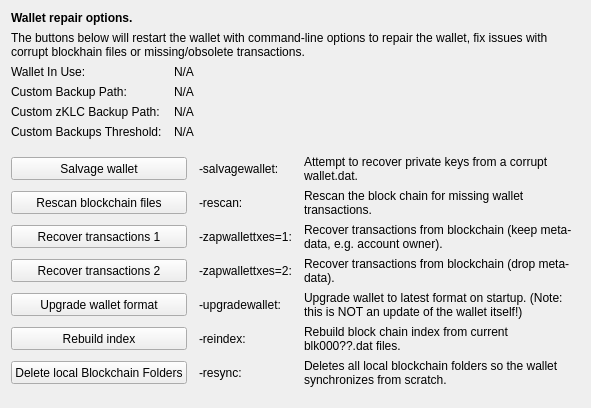
     <widget class="QWidget" name="tab_repair">
      <attribute name="title">
       <string>&amp;Wallet Repair</string>
      </attribute>
      <layout class="QGridLayout" name="gridLayout_4" columnstretch="0,0,0,0">
       <property name="horizontalSpacing">
        <number>12</number>
       </property>
       <item row="0" column="0" colspan="4">
        <widget class="QLabel" name="label_repair_header">
         <property name="font">
          <font>
           <weight>75</weight>
           <bold>true</bold>
          </font>
         </property>
         <property name="text">
          <string>Wallet repair options.</string>
         </property>
        </widget>
       </item>
       <item row="1" column="0" colspan="4">
        <widget class="QLabel" name="label_repair_helptext">
         <property name="font">
          <font>
           <weight>50</weight>
           <bold>false</bold>
          </font>
         </property>
         <property name="text">
          <string>The buttons below will restart the wallet with command-line options to repair the wallet, fix issues with corrupt blockhain files or missing/obsolete transactions.</string>
         </property>
         <property name="wordWrap">
          <bool>true</bool>
         </property>
        </widget>
       </item>
       <item row="2" column="0">
        <widget class="QLabel" name="wallet_path_label">
         <property name="text">
          <string>Wallet In Use:</string>
         </property>
        </widget>
       </item>
       <item row="2" column="1" colspan="3">
        <widget class="QLabel" name="wallet_path">
         <property name="cursor">
          <cursorShape>IBeamCursor</cursorShape>
         </property>
         <property name="text">
          <string>N/A</string>
         </property>
         <property name="textFormat">
          <enum>Qt::PlainText</enum>
         </property>
         <property name="textInteractionFlags">
          <set>Qt::LinksAccessibleByMouse|Qt::TextSelectableByKeyboard|Qt::TextSelectableByMouse</set>
         </property>
        </widget>
       </item>
       <item row="3" column="0">
        <widget class="QLabel" name="wallet_custombackuppath_label">
         <property name="text">
          <string>Custom Backup Path:</string>
         </property>
         <property name="visible">
          <bool>false</bool>
         </property>
        </widget>
       </item>
       <item row="3" column="1" colspan="3">
        <widget class="QLabel" name="wallet_custombackuppath">
         <property name="cursor">
          <cursorShape>IBeamCursor</cursorShape>
         </property>
         <property name="text">
          <string>N/A</string>
         </property>
         <property name="textFormat">
          <enum>Qt::PlainText</enum>
         </property>
         <property name="textInteractionFlags">
          <set>Qt::LinksAccessibleByMouse|Qt::TextSelectableByKeyboard|Qt::TextSelectableByMouse</set>
         </property>
         <property name="visible">
          <bool>false</bool>
         </property>
        </widget>
       </item>
       <item row="4" column="0">
        <widget class="QLabel" name="wallet_customzklcbackuppath_label">
         <property name="text">
          <string>Custom zKLC Backup Path:</string>
         </property>
         <property name="visible">
          <bool>false</bool>
         </property>
        </widget>
       </item>
       <item row="4" column="1" colspan="3">
        <widget class="QLabel" name="wallet_customzklcbackuppath">
         <property name="cursor">
          <cursorShape>IBeamCursor</cursorShape>
         </property>
         <property name="text">
          <string>N/A</string>
         </property>
         <property name="textFormat">
          <enum>Qt::PlainText</enum>
         </property>
         <property name="textInteractionFlags">
          <set>Qt::LinksAccessibleByMouse|Qt::TextSelectableByKeyboard|Qt::TextSelectableByMouse</set>
         </property>
         <property name="visible">
          <bool>false</bool>
         </property>
        </widget>
       </item>
       <item row="5" column="0">
        <widget class="QLabel" name="wallet_custombackupthreshold_label">
         <property name="text">
          <string>Custom Backups Threshold:</string>
         </property>
         <property name="visible">
          <bool>false</bool>
         </property>
        </widget>
       </item>
       <item row="5" column="1" colspan="3">
        <widget class="QLabel" name="wallet_custombackupthreshold">
         <property name="cursor">
          <cursorShape>IBeamCursor</cursorShape>
         </property>
         <property name="text">
          <string>N/A</string>
         </property>
         <property name="textFormat">
          <enum>Qt::PlainText</enum>
         </property>
         <property name="textInteractionFlags">
          <set>Qt::LinksAccessibleByMouse|Qt::TextSelectableByKeyboard|Qt::TextSelectableByMouse</set>
         </property>
         <property name="visible">
          <bool>false</bool>
         </property>
        </widget>
       </item>
       <item row="6" column="0">
        <spacer name="verticalSpacer_repair1">
         <property name="orientation">
          <enum>Qt::Vertical</enum>
         </property>
         <property name="sizeHint" stdset="0">
          <size>
           <width>10</width>
           <height>10</height>
          </size>
         </property>
        </spacer>
       </item>
       <item row="7" column="0" colspan="2">
        <widget class="QPushButton" name="btn_salvagewallet">
         <property name="minimumSize">
          <size>
           <width>100</width>
           <height>23</height>
          </size>
         </property>
         <property name="text">
          <string>Salvage wallet</string>
         </property>
        </widget>
       </item>
       <item row="7" column="2">
        <widget class="QLabel" name="label_repair_salvage_command">
         <property name="text">
          <string notr="true">-salvagewallet:</string>
         </property>
        </widget>
       </item>
       <item row="7" column="3">
        <widget class="QLabel" name="label_repair_salvage">
         <property name="text">
          <string>Attempt to recover private keys from a corrupt wallet.dat.</string>
         </property>
         <property name="wordWrap">
          <bool>true</bool>
         </property>
        </widget>
       </item>
       <item row="8" column="0" colspan="2">
        <widget class="QPushButton" name="btn_rescan">
         <property name="minimumSize">
          <size>
           <width>100</width>
           <height>23</height>
          </size>
         </property>
         <property name="text">
          <string>Rescan blockchain files</string>
         </property>
        </widget>
       </item>
       <item row="8" column="2">
        <widget class="QLabel" name="label_repair_rescan_command">
         <property name="text">
          <string notr="true">-rescan:</string>
         </property>
        </widget>
       </item>
       <item row="8" column="3">
        <widget class="QLabel" name="label_repair_rescan">
         <property name="text">
          <string>Rescan the block chain for missing wallet transactions.</string>
         </property>
         <property name="wordWrap">
          <bool>true</bool>
         </property>
        </widget>
       </item>
       <item row="9" column="0" colspan="2">
        <widget class="QPushButton" name="btn_zapwallettxes1">
         <property name="minimumSize">
          <size>
           <width>100</width>
           <height>23</height>
          </size>
         </property>
         <property name="text">
          <string>Recover transactions 1</string>
         </property>
        </widget>
       </item>
       <item row="9" column="2">
        <widget class="QLabel" name="label_repair_zap1_command">
         <property name="text">
          <string notr="true">-zapwallettxes=1:</string>
         </property>
        </widget>
       </item>
       <item row="9" column="3">
        <widget class="QLabel" name="label_repair_zap1">
         <property name="text">
          <string>Recover transactions from blockchain (keep meta-data, e.g. account owner).</string>
         </property>
         <property name="wordWrap">
          <bool>true</bool>
         </property>
        </widget>
       </item>
       <item row="10" column="0" colspan="2">
        <widget class="QPushButton" name="btn_zapwallettxes2">
         <property name="minimumSize">
          <size>
           <width>100</width>
           <height>23</height>
          </size>
         </property>
         <property name="text">
          <string>Recover transactions 2</string>
         </property>
        </widget>
       </item>
       <item row="10" column="2">
        <widget class="QLabel" name="label_repair_zap2_command">
         <property name="text">
          <string notr="true">-zapwallettxes=2:</string>
         </property>
        </widget>
       </item>
       <item row="10" column="3">
        <widget class="QLabel" name="label_repair_zap2">
         <property name="text">
          <string>Recover transactions from blockchain (drop meta-data).</string>
         </property>
         <property name="wordWrap">
          <bool>true</bool>
         </property>
        </widget>
       </item>
       <item row="11" column="0" colspan="2">
        <widget class="QPushButton" name="btn_upgradewallet">
         <property name="minimumSize">
          <size>
           <width>100</width>
           <height>23</height>
          </size>
         </property>
         <property name="text">
          <string>Upgrade wallet format</string>
         </property>
        </widget>
       </item>
       <item row="11" column="2">
        <widget class="QLabel" name="label_repair_upgrade_command">
         <property name="text">
          <string notr="true">-upgradewallet:</string>
         </property>
        </widget>
       </item>
       <item row="11" column="3">
        <widget class="QLabel" name="label_repair_upgrade">
         <property name="text">
          <string>Upgrade wallet to latest format on startup. (Note: this is NOT an update of the wallet itself!)</string>
         </property>
         <property name="wordWrap">
          <bool>true</bool>
         </property>
        </widget>
       </item>
       <item row="12" column="0" colspan="2">
        <widget class="QPushButton" name="btn_reindex">
         <property name="minimumSize">
          <size>
           <width>100</width>
           <height>23</height>
          </size>
         </property>
         <property name="text">
          <string>Rebuild index</string>
         </property>
        </widget>
       </item>
       <item row="12" column="2">
        <widget class="QLabel" name="label_repair_reindex_command">
         <property name="text">
          <string notr="true">-reindex:</string>
         </property>
        </widget>
       </item>
       <item row="12" column="3">
        <widget class="QLabel" name="label_repair_reindex">
         <property name="text">
          <string>Rebuild block chain index from current blk000??.dat files.</string>
         </property>
         <property name="wordWrap">
          <bool>true</bool>
         </property>
        </widget>
       </item>
       <item row="13" column="0" colspan="2">
        <widget class="QPushButton" name="btn_resync">
         <property name="minimumSize">
          <size>
           <width>100</width>
           <height>23</height>
          </size>
         </property>
         <property name="text">
          <string>Delete local Blockchain Folders</string>
         </property>
        </widget>
       </item>
       <item row="13" column="2">
        <widget class="QLabel" name="label_repair_resync_command">
         <property name="text">
          <string>-resync:</string>
         </property>
        </widget>
       </item>
       <item row="13" column="3">
        <widget class="QLabel" name="label_repair_resync">
         <property name="text">
          <string>Deletes all local blockchain folders so the wallet synchronizes from scratch.</string>
         </property>
         <property name="wordWrap">
          <bool>true</bool>
         </property>
        </widget>
       </item>
       <item row="14" column="0">
        <spacer name="verticalSpacer_repair2">
         <property name="orientation">
          <enum>Qt::Vertical</enum>
         </property>
         <property name="sizeHint" stdset="0">
          <size>
           <width>20</width>
           <height>10</height>
          </size>
         </property>
        </spacer>
       </item>
      </layout>
     </widget>
